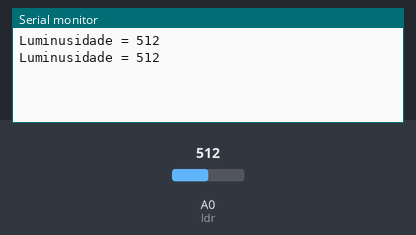
This sketch was run on a simulated Arduino Uno, built with avr-gcc and run on an emulated ATmega328P. Parts: the last lines printed to the serial monitor. The inputs (shaded band) are chosen by the test bench; at power-on: A0 (ldr) = 512.

Above: at 5.8 s.
5.9 s: A0 (ldr) set to 716
At 11.2 s:
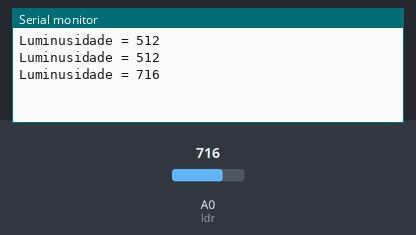
11.9 s: A0 (ldr) set to 900
At 16.2 s:
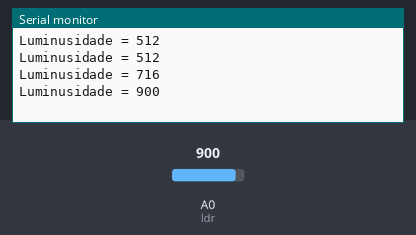
Timing chart, 0 to 17.7 s (numbered marks = the images above; inputs shaded):
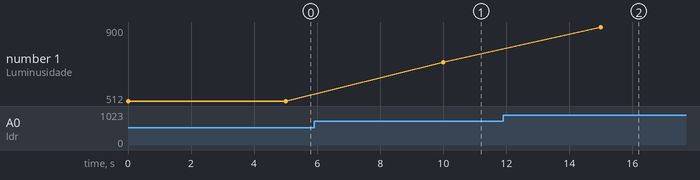

Measured:
- after the input at 5.9 s, the serial monitor: prints a new line after 4.1 s (image 1)
- after the input at 11.9 s, the serial monitor: prints a new line after 3.1 s (image 2)
- plotted number 1: 512 → 716 after the input at 5.9 s, 716 → 900 after the input at 11.9 s

The sketch:

LDR_iluminacao.ino
```cpp
int ldr = A0;                                                   //Atribui A0 a variável ldr
int valorluz = 0;                                               //Declara a variável valorldr como inteiro

void setup() {
  pinMode(ldr, INPUT);                                          //Define ldr (pino analógico A0) como saída
  Serial.begin(9600);                                           //Inicialização da comunicação serial, com taxa de transferência em bits por segundo de 9600
}
void loop() {
   valorluz = analogRead(ldr);                                    //Lê o valor do sensor ldr e armazena na variável valorldr
   Serial.print("Luminusidade = ");                            //Imprime na serial a mensagem Valor lido pelo LDR
   Serial.println(valorluz);                                    //Imprime na serial os dados de valorldr
   delay(5000);
}
```
